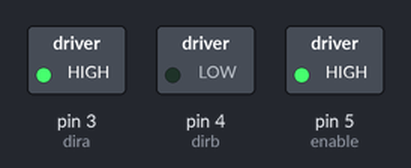
A sketch run on a simulated Arduino Uno, built with avr-gcc and run on an emulated ATmega328P. Shown: switched loads named in the sketch (green lamp = pin HIGH).

Above: at 0.1 s.
Timing chart, 0 to 1.6 s (numbered marks = the images above):
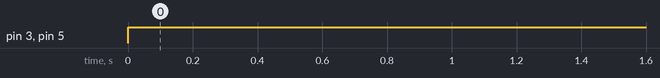

Measured:
- by itself, pin 3 (dira), pin 5 (enable): LOW → HIGH at 0.00 s

The sketch:

moving-motor.ino
```cpp
int enable = 5;
int dira = 3;
int dirb = 4;


void setup() {

  // put your setup code here, to run once:
pinMode(enable,OUTPUT);
pinMode(dira,OUTPUT);
pinMode(dirb,OUTPUT);
Serial.begin(9600);
}

void loop() {
  // put your main code here, to run repeatedly:
  analogWrite(enable,255);
  digitalWrite(dira,HIGH);
  digitalWrite(dirb,LOW);

}
```
